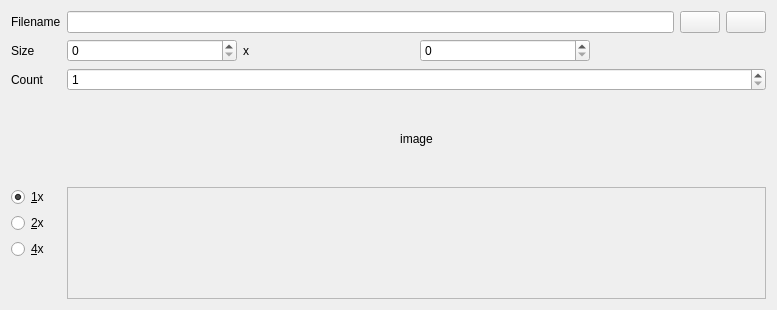
<?xml version="1.0" encoding="UTF-8"?>
<ui version="4.0">
 <author>Martin Koller</author>
 <class>TileSetDataUi</class>
 <widget class="QWidget" name="TileSetDataUi">
  <property name="geometry">
   <rect>
    <x>0</x>
    <y>0</y>
    <width>777</width>
    <height>310</height>
   </rect>
  </property>
  <property name="windowTitle">
   <string>Form</string>
  </property>
  <layout class="QFormLayout" name="formLayout">
   <item row="0" column="0">
    <widget class="QLabel" name="label_10">
     <property name="text">
      <string>Filename</string>
     </property>
    </widget>
   </item>
   <item row="0" column="1">
    <layout class="QHBoxLayout" name="horizontalLayout_2">
     <item>
      <widget class="QLineEdit" name="fileName">
       <property name="toolTip">
        <string>The filename of the tiles image.</string>
       </property>
      </widget>
     </item>
     <item>
      <widget class="QPushButton" name="fileButton">
       <property name="text">
        <string/>
       </property>
       <property name="icon">
        <iconset theme="document-open">
         <normaloff>.</normaloff>.</iconset>
       </property>
      </widget>
     </item>
     <item>
      <widget class="QPushButton" name="deleteButton">
       <property name="text">
        <string/>
       </property>
       <property name="icon">
        <iconset theme="edit-delete">
         <normaloff>.</normaloff>.</iconset>
       </property>
      </widget>
     </item>
    </layout>
   </item>
   <item row="1" column="0">
    <widget class="QLabel" name="label_11">
     <property name="text">
      <string>Size</string>
     </property>
    </widget>
   </item>
   <item row="1" column="1">
    <layout class="QHBoxLayout" name="horizontalLayout">
     <item>
      <widget class="QSpinBox" name="width">
       <property name="toolTip">
        <string>Size of this element or of one tile, if the image contains multiple tiles in a tileset.</string>
       </property>
       <property name="maximum">
        <number>20000</number>
       </property>
      </widget>
     </item>
     <item>
      <widget class="QLabel" name="label_15">
       <property name="text">
        <string>x</string>
       </property>
      </widget>
     </item>
     <item>
      <widget class="QSpinBox" name="height">
       <property name="toolTip">
        <string>Size of this element or of one tile, if the image contains multiple tiles in a tileset.</string>
       </property>
       <property name="maximum">
        <number>20000</number>
       </property>
      </widget>
     </item>
     <item>
      <widget class="QLabel" name="imageSize">
       <property name="text">
        <string/>
       </property>
      </widget>
     </item>
    </layout>
   </item>
   <item row="2" column="0">
    <widget class="QLabel" name="label_12">
     <property name="text">
      <string>Count</string>
     </property>
    </widget>
   </item>
   <item row="2" column="1">
    <widget class="QSpinBox" name="count">
     <property name="toolTip">
      <string>How many frames  / tiles this image contains.</string>
     </property>
     <property name="minimum">
      <number>1</number>
     </property>
    </widget>
   </item>
   <item row="3" column="1">
    <widget class="QLabel" name="origImage">
     <property name="sizePolicy">
      <sizepolicy hsizetype="Preferred" vsizetype="Expanding">
       <horstretch>0</horstretch>
       <verstretch>0</verstretch>
      </sizepolicy>
     </property>
     <property name="text">
      <string>image</string>
     </property>
     <property name="alignment">
      <set>Qt::AlignCenter</set>
     </property>
    </widget>
   </item>
   <item row="4" column="0">
    <layout class="QVBoxLayout" name="verticalLayout">
     <item>
      <widget class="QRadioButton" name="size1">
       <property name="text">
        <string>&amp;1x</string>
       </property>
       <property name="checked">
        <bool>true</bool>
       </property>
       <attribute name="buttonGroup">
        <string notr="true">buttonGroup</string>
       </attribute>
      </widget>
     </item>
     <item>
      <widget class="QRadioButton" name="size2">
       <property name="text">
        <string>&amp;2x</string>
       </property>
       <attribute name="buttonGroup">
        <string notr="true">buttonGroup</string>
       </attribute>
      </widget>
     </item>
     <item>
      <widget class="QRadioButton" name="size4">
       <property name="text">
        <string>&amp;4x</string>
       </property>
       <attribute name="buttonGroup">
        <string notr="true">buttonGroup</string>
       </attribute>
      </widget>
     </item>
     <item>
      <spacer name="verticalSpacer">
       <property name="orientation">
        <enum>Qt::Vertical</enum>
       </property>
       <property name="sizeHint" stdset="0">
        <size>
         <width>20</width>
         <height>40</height>
        </size>
       </property>
      </spacer>
     </item>
    </layout>
   </item>
   <item row="4" column="1">
    <widget class="QScrollArea" name="scrollArea">
     <property name="sizePolicy">
      <sizepolicy hsizetype="Expanding" vsizetype="MinimumExpanding">
       <horstretch>0</horstretch>
       <verstretch>0</verstretch>
      </sizepolicy>
     </property>
     <property name="widgetResizable">
      <bool>true</bool>
     </property>
     <property name="alignment">
      <set>Qt::AlignCenter</set>
     </property>
     <widget class="QWidget" name="scrollAreaWidgetContents">
      <property name="geometry">
       <rect>
        <x>0</x>
        <y>0</y>
        <width>680</width>
        <height>138</height>
       </rect>
      </property>
      <layout class="QVBoxLayout" name="verticalLayout_2">
       <item>
        <widget class="QLabel" name="image">
         <property name="sizePolicy">
          <sizepolicy hsizetype="Expanding" vsizetype="Expanding">
           <horstretch>0</horstretch>
           <verstretch>0</verstretch>
          </sizepolicy>
         </property>
         <property name="text">
          <string/>
         </property>
         <property name="alignment">
          <set>Qt::AlignCenter</set>
         </property>
        </widget>
       </item>
      </layout>
     </widget>
    </widget>
   </item>
  </layout>
 </widget>
 <resources/>
 <connections/>
 <buttongroups>
  <buttongroup name="buttonGroup"/>
 </buttongroups>
</ui>
